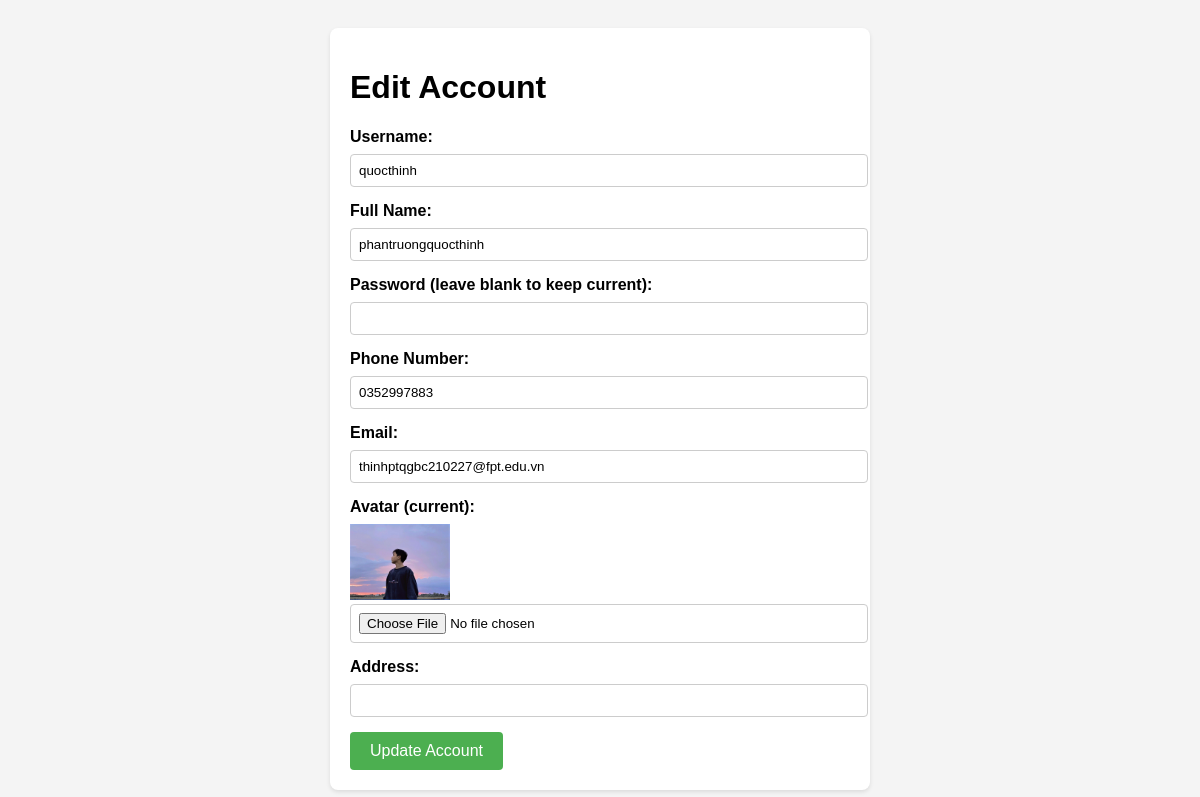
Page /admin/edit_account.php?user_id=64 on the committed database.
### tables this page shows
CREATE TABLE `users` (
  `user_id` int(11) NOT NULL,
  `username` varchar(50) NOT NULL,
  `full_name` varchar(255) DEFAULT NULL,
  `password` varchar(255) NOT NULL,
  `phone_number` varchar(20) NOT NULL,
  `email` varchar(100) NOT NULL,
  `created_at` timestamp NOT NULL DEFAULT current_timestamp(),
  `avatar` varchar(255) NOT NULL,
  `address` varchar(300) DEFAULT NULL
);

### admin/edit_account.php (the view, shortened to what this page needs)
<?php
require('../db/conn.php');
$user_id = $_GET['user_id'];
$stmt = $pdo->prepare("SELECT * FROM users WHERE user_id = ?");
$stmt->execute([$user_id]);
$user = $stmt->fetch(PDO::FETCH_ASSOC);
?>
<!DOCTYPE html>
<html lang="en">
<head>
</head>
<body>
    <div class="form-container">
        <h1>Edit Account</h1>
        <form method="POST" enctype="multipart/form-data">
            <label>Username:</label>
            <input type="text" name="username" value="<?= htmlspecialchars($user['username']) ?>" required>
            <label>Full Name:</label>
            <input type="text" name="full_name" value="<?= htmlspecialchars($user['full_name']) ?>">
            <label>Password (leave blank to keep current):</label>
            <input type="password" name="password">
            <label>Phone Number:</label>
            <input type="tel" name="phone_number" value="<?= htmlspecialchars($user['phone_number']) ?>" required>
            <label>Email:</label>
            <input type="email" name="email" value="<?= htmlspecialchars($user['email']) ?>" required>
            <label>Avatar (current):</label>
            <?php if ($user['avatar']): ?>
                <img src="<?= htmlspecialchars($user['avatar']) ?>" alt="Current Avatar" style="max-width: 100px;"><br>
            <?php endif; ?>
            <input type="file" name="avatar">
            <label>Address:</label>
            <input type="text" name="address" value="<?= htmlspecialchars($user['address']) ?>">
            <button type="submit">Update Account</button>
        </form>
    </div>
</body>
</html>

### admin/edit_account.php (style rules this page uses)
body { font-family: Arial, sans-serif; background-color: #f4f4f4; padding: 20px; }
.form-container { max-width: 500px; margin: auto; background: #fff; padding: 20px; border-radius: 8px; box-shadow: 0 2px 4px rgba(0, 0, 0, 0.1); }
label { display: block; margin-bottom: 8px; font-weight: bold; }
input[type="text"], input[type="password"], input[type="email"], input[type="file"], input[type="tel"] { width: 100%; padding: 8px; margin-bottom: 15px; border: 1px solid #ccc; border-radius: 4px; }
button { padding: 10px 20px; background-color: #4CAF50; border: none; border-radius: 4px; color: #fff; font-size: 16px; cursor: pointer; }

### rows in the picture
users: username "quocthinh", full_name "phantruongquocthinh", phone_number "0352997883", email "thinhptqgbc210227@fpt.edu.vn", avatar (picture)
